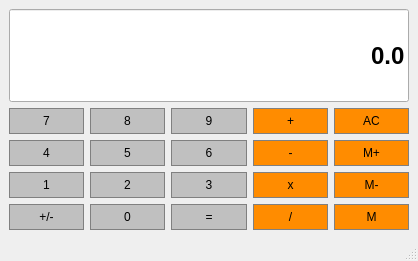
<?xml version="1.0" encoding="UTF-8"?>
<ui version="4.0">
 <class>Calculator</class>
 <widget class="QMainWindow" name="Calculator">
  <property name="geometry">
   <rect>
    <x>0</x>
    <y>0</y>
    <width>418</width>
    <height>261</height>
   </rect>
  </property>
  <property name="sizePolicy">
   <sizepolicy hsizetype="Preferred" vsizetype="Expanding">
    <horstretch>0</horstretch>
    <verstretch>0</verstretch>
   </sizepolicy>
  </property>
  <property name="windowTitle">
   <string>Calculator</string>
  </property>
  <widget class="QWidget" name="centralwidget">
   <property name="enabled">
    <bool>true</bool>
   </property>
   <layout class="QGridLayout" name="gridLayout">
    <item row="2" column="4">
     <widget class="QPushButton" name="MemAdd">
      <property name="sizePolicy">
       <sizepolicy hsizetype="Preferred" vsizetype="Preferred">
        <horstretch>0</horstretch>
        <verstretch>0</verstretch>
       </sizepolicy>
      </property>
      <property name="styleSheet">
       <string notr="true">QPushButton {
	background-color: #FF8C00;
	border: 1px solid gray;
	padding: 5px;
}

QPushButton:pressed {
	background-color: #A9A9A9;
	border: 1px solid gray;
	padding: 5px;
}</string>
      </property>
      <property name="text">
       <string>M+</string>
      </property>
     </widget>
    </item>
    <item row="3" column="1">
     <widget class="QPushButton" name="Button2">
      <property name="sizePolicy">
       <sizepolicy hsizetype="Preferred" vsizetype="Preferred">
        <horstretch>0</horstretch>
        <verstretch>0</verstretch>
       </sizepolicy>
      </property>
      <property name="styleSheet">
       <string notr="true">QPushButton {
	background-color: #C0C0C0;
	border: 1px solid gray;
	padding: 5px;
}

QPushButton:pressed {
	background-color: #A9A9A9;
	border: 1px solid gray;
	padding: 5px;
}</string>
      </property>
      <property name="text">
       <string>2</string>
      </property>
     </widget>
    </item>
    <item row="3" column="3">
     <widget class="QPushButton" name="Multiply">
      <property name="sizePolicy">
       <sizepolicy hsizetype="Preferred" vsizetype="Preferred">
        <horstretch>0</horstretch>
        <verstretch>0</verstretch>
       </sizepolicy>
      </property>
      <property name="styleSheet">
       <string notr="true">QPushButton {
	background-color: #FF8C00;
	border: 1px solid gray;
	padding: 5px;
}

QPushButton:pressed {
	background-color: #A9A9A9;
	border: 1px solid gray;
	padding: 5px;
}</string>
      </property>
      <property name="text">
       <string>x</string>
      </property>
     </widget>
    </item>
    <item row="1" column="1">
     <widget class="QPushButton" name="Button8">
      <property name="sizePolicy">
       <sizepolicy hsizetype="Preferred" vsizetype="Preferred">
        <horstretch>0</horstretch>
        <verstretch>0</verstretch>
       </sizepolicy>
      </property>
      <property name="styleSheet">
       <string notr="true">QPushButton {
	background-color: #C0C0C0;
	border: 1px solid gray;
	padding: 5px;
}

QPushButton:pressed {
	background-color: #A9A9A9;
	border: 1px solid gray;
	padding: 5px;
}</string>
      </property>
      <property name="text">
       <string>8</string>
      </property>
     </widget>
    </item>
    <item row="2" column="0">
     <widget class="QPushButton" name="Button4">
      <property name="sizePolicy">
       <sizepolicy hsizetype="Preferred" vsizetype="Preferred">
        <horstretch>0</horstretch>
        <verstretch>0</verstretch>
       </sizepolicy>
      </property>
      <property name="styleSheet">
       <string notr="true">QPushButton {
	background-color: #C0C0C0;
	border: 1px solid gray;
	padding: 5px;
}

QPushButton:pressed {
	background-color: #A9A9A9;
	border: 1px solid gray;
	padding: 5px;
}</string>
      </property>
      <property name="text">
       <string>4</string>
      </property>
     </widget>
    </item>
    <item row="3" column="4">
     <widget class="QPushButton" name="MemClear">
      <property name="sizePolicy">
       <sizepolicy hsizetype="Preferred" vsizetype="Preferred">
        <horstretch>0</horstretch>
        <verstretch>0</verstretch>
       </sizepolicy>
      </property>
      <property name="styleSheet">
       <string notr="true">QPushButton {
	background-color: #FF8C00;
	border: 1px solid gray;
	padding: 5px;
}

QPushButton:pressed {
	background-color: #A9A9A9;
	border: 1px solid gray;
	padding: 5px;
}</string>
      </property>
      <property name="text">
       <string>M-</string>
      </property>
     </widget>
    </item>
    <item row="3" column="2">
     <widget class="QPushButton" name="Button3">
      <property name="sizePolicy">
       <sizepolicy hsizetype="Preferred" vsizetype="Preferred">
        <horstretch>0</horstretch>
        <verstretch>0</verstretch>
       </sizepolicy>
      </property>
      <property name="styleSheet">
       <string notr="true">QPushButton {
	background-color: #C0C0C0;
	border: 1px solid gray;
	padding: 5px;
}

QPushButton:pressed {
	background-color: #A9A9A9;
	border: 1px solid gray;
	padding: 5px;
}</string>
      </property>
      <property name="text">
       <string>3</string>
      </property>
     </widget>
    </item>
    <item row="1" column="3">
     <widget class="QPushButton" name="Add">
      <property name="sizePolicy">
       <sizepolicy hsizetype="Preferred" vsizetype="Preferred">
        <horstretch>0</horstretch>
        <verstretch>0</verstretch>
       </sizepolicy>
      </property>
      <property name="styleSheet">
       <string notr="true">QPushButton {
	background-color: #FF8C00;
	border: 1px solid gray;
	padding: 5px;
}

QPushButton:pressed {
	background-color: #A9A9A9;
	border: 1px solid gray;
	padding: 5px;
}</string>
      </property>
      <property name="text">
       <string>+</string>
      </property>
     </widget>
    </item>
    <item row="1" column="2">
     <widget class="QPushButton" name="Button9">
      <property name="sizePolicy">
       <sizepolicy hsizetype="Preferred" vsizetype="Preferred">
        <horstretch>0</horstretch>
        <verstretch>0</verstretch>
       </sizepolicy>
      </property>
      <property name="styleSheet">
       <string notr="true">QPushButton {
	background-color: #C0C0C0;
	border: 1px solid gray;
	padding: 5px;
}

QPushButton:pressed {
	background-color: #A9A9A9;
	border: 1px solid gray;
	padding: 5px;
}</string>
      </property>
      <property name="text">
       <string>9</string>
      </property>
     </widget>
    </item>
    <item row="2" column="2">
     <widget class="QPushButton" name="Button6">
      <property name="sizePolicy">
       <sizepolicy hsizetype="Preferred" vsizetype="Preferred">
        <horstretch>0</horstretch>
        <verstretch>0</verstretch>
       </sizepolicy>
      </property>
      <property name="styleSheet">
       <string notr="true">QPushButton {
	background-color: #C0C0C0;
	border: 1px solid gray;
	padding: 5px;
}

QPushButton:pressed {
	background-color: #A9A9A9;
	border: 1px solid gray;
	padding: 5px;
}</string>
      </property>
      <property name="text">
       <string>6</string>
      </property>
     </widget>
    </item>
    <item row="1" column="4">
     <widget class="QPushButton" name="Clear">
      <property name="sizePolicy">
       <sizepolicy hsizetype="Preferred" vsizetype="Preferred">
        <horstretch>0</horstretch>
        <verstretch>0</verstretch>
       </sizepolicy>
      </property>
      <property name="styleSheet">
       <string notr="true">QPushButton {
	background-color: #FF8C00;
	border: 1px solid gray;
	padding: 5px;
}

QPushButton:pressed {
	background-color: #A9A9A9;
	border: 1px solid gray;
	padding: 5px;
}</string>
      </property>
      <property name="text">
       <string>AC</string>
      </property>
     </widget>
    </item>
    <item row="2" column="3">
     <widget class="QPushButton" name="Subtract">
      <property name="sizePolicy">
       <sizepolicy hsizetype="Preferred" vsizetype="Preferred">
        <horstretch>0</horstretch>
        <verstretch>0</verstretch>
       </sizepolicy>
      </property>
      <property name="styleSheet">
       <string notr="true">QPushButton {
	background-color: #FF8C00;
	border: 1px solid gray;
	padding: 5px;
}

QPushButton:pressed {
	background-color: #A9A9A9;
	border: 1px solid gray;
	padding: 5px;
}</string>
      </property>
      <property name="text">
       <string>-</string>
      </property>
     </widget>
    </item>
    <item row="3" column="0">
     <widget class="QPushButton" name="Button1">
      <property name="sizePolicy">
       <sizepolicy hsizetype="Preferred" vsizetype="Preferred">
        <horstretch>0</horstretch>
        <verstretch>0</verstretch>
       </sizepolicy>
      </property>
      <property name="styleSheet">
       <string notr="true">QPushButton {
	background-color: #C0C0C0;
	border: 1px solid gray;
	padding: 5px;
}

QPushButton:pressed {
	background-color: #A9A9A9;
	border: 1px solid gray;
	padding: 5px;
}</string>
      </property>
      <property name="text">
       <string>1</string>
      </property>
     </widget>
    </item>
    <item row="1" column="0">
     <widget class="QPushButton" name="Button7">
      <property name="styleSheet">
       <string notr="true">QPushButton {
	background-color: #C0C0C0;
	border: 1px solid gray;
	padding: 5px;
}

QPushButton:pressed {
	background-color: #A9A9A9;
	border: 1px solid gray;
	padding: 5px;
}</string>
      </property>
      <property name="text">
       <string>7</string>
      </property>
     </widget>
    </item>
    <item row="2" column="1">
     <widget class="QPushButton" name="Button5">
      <property name="sizePolicy">
       <sizepolicy hsizetype="Preferred" vsizetype="Preferred">
        <horstretch>0</horstretch>
        <verstretch>0</verstretch>
       </sizepolicy>
      </property>
      <property name="styleSheet">
       <string notr="true">QPushButton {
	background-color: #C0C0C0;
	border: 1px solid gray;
	padding: 5px;
}

QPushButton:pressed {
	background-color: #A9A9A9;
	border: 1px solid gray;
	padding: 5px;
}</string>
      </property>
      <property name="text">
       <string>5</string>
      </property>
     </widget>
    </item>
    <item row="4" column="0">
     <widget class="QPushButton" name="ChangeSign">
      <property name="sizePolicy">
       <sizepolicy hsizetype="Preferred" vsizetype="Preferred">
        <horstretch>0</horstretch>
        <verstretch>0</verstretch>
       </sizepolicy>
      </property>
      <property name="styleSheet">
       <string notr="true">QPushButton {
	background-color: #C0C0C0;
	border: 1px solid gray;
	padding: 5px;
}

QPushButton:pressed {
	background-color: #A9A9A9;
	border: 1px solid gray;
	padding: 5px;
}</string>
      </property>
      <property name="text">
       <string>+/-</string>
      </property>
     </widget>
    </item>
    <item row="4" column="1">
     <widget class="QPushButton" name="Button0">
      <property name="sizePolicy">
       <sizepolicy hsizetype="Preferred" vsizetype="Preferred">
        <horstretch>0</horstretch>
        <verstretch>0</verstretch>
       </sizepolicy>
      </property>
      <property name="styleSheet">
       <string notr="true">QPushButton {
	background-color: #C0C0C0;
	border: 1px solid gray;
	padding: 5px;
}

QPushButton:pressed {
	background-color: #A9A9A9;
	border: 1px solid gray;
	padding: 5px;
}</string>
      </property>
      <property name="text">
       <string>0</string>
      </property>
     </widget>
    </item>
    <item row="4" column="2">
     <widget class="QPushButton" name="Equals">
      <property name="sizePolicy">
       <sizepolicy hsizetype="Preferred" vsizetype="Preferred">
        <horstretch>0</horstretch>
        <verstretch>0</verstretch>
       </sizepolicy>
      </property>
      <property name="styleSheet">
       <string notr="true">QPushButton {
	background-color: #C0C0C0;
	border: 1px solid gray;
	padding: 5px;
}

QPushButton:pressed {
	background-color: #A9A9A9;
	border: 1px solid gray;
	padding: 5px;
}</string>
      </property>
      <property name="text">
       <string>=</string>
      </property>
     </widget>
    </item>
    <item row="4" column="3">
     <widget class="QPushButton" name="Divide">
      <property name="sizePolicy">
       <sizepolicy hsizetype="Preferred" vsizetype="Preferred">
        <horstretch>0</horstretch>
        <verstretch>0</verstretch>
       </sizepolicy>
      </property>
      <property name="styleSheet">
       <string notr="true">QPushButton {
	background-color: #FF8C00;
	border: 1px solid gray;
	padding: 5px;
}

QPushButton:pressed {
	background-color: #A9A9A9;
	border: 1px solid gray;
	padding: 5px;
}</string>
      </property>
      <property name="text">
       <string>/</string>
      </property>
     </widget>
    </item>
    <item row="4" column="4">
     <widget class="QPushButton" name="MemGet">
      <property name="sizePolicy">
       <sizepolicy hsizetype="Preferred" vsizetype="Preferred">
        <horstretch>0</horstretch>
        <verstretch>0</verstretch>
       </sizepolicy>
      </property>
      <property name="styleSheet">
       <string notr="true">QPushButton {
	background-color: #FF8C00;
	border: 1px solid gray;
	padding: 5px;
}

QPushButton:pressed {
	background-color: #A9A9A9;
	border: 1px solid gray;
	padding: 5px;
}</string>
      </property>
      <property name="text">
       <string>M</string>
      </property>
     </widget>
    </item>
    <item row="0" column="0" colspan="5">
     <widget class="QLineEdit" name="Display">
      <property name="sizePolicy">
       <sizepolicy hsizetype="Expanding" vsizetype="Expanding">
        <horstretch>0</horstretch>
        <verstretch>0</verstretch>
       </sizepolicy>
      </property>
      <property name="font">
       <font>
        <family>Arial</family>
        <pointsize>18</pointsize>
        <bold>true</bold>
       </font>
      </property>
      <property name="styleSheet">
       <string notr="true">QPushButton {
	background-color: gray
	border: 1px solid gray;
	color: #ffffff
}</string>
      </property>
      <property name="text">
       <string>0.0</string>
      </property>
      <property name="alignment">
       <set>Qt::AlignRight|Qt::AlignTrailing|Qt::AlignVCenter</set>
      </property>
     </widget>
    </item>
   </layout>
  </widget>
  <widget class="QMenuBar" name="menubar">
   <property name="geometry">
    <rect>
     <x>0</x>
     <y>0</y>
     <width>418</width>
     <height>21</height>
    </rect>
   </property>
  </widget>
  <widget class="QStatusBar" name="statusbar"/>
 </widget>
 <resources/>
 <connections/>
</ui>
